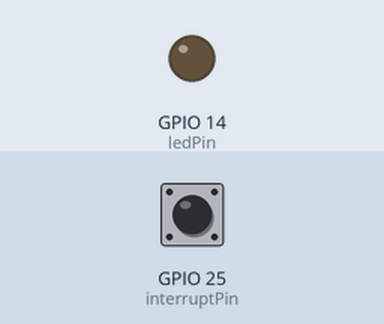
A sketch run on a simulated ESP32. On the bench: output pins drawn as LEDs (lit = HIGH). The inputs (shaded band) are chosen by the test bench; at power-on: GPIO 25 (interruptPin) HIGH. What the sketch prints to the serial monitor is not drawn.

Above: at 1.2 s.
1.3 s: GPIO 25 (interruptPin) pulled LOW for 0.15 s
At 1.37 s:
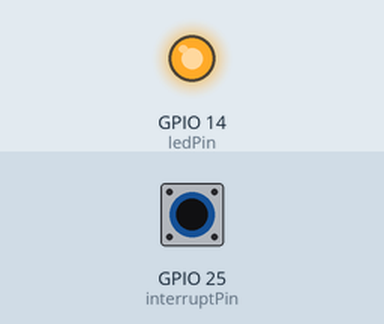
2.9 s: GPIO 25 (interruptPin) pulled LOW for 3.2 s
At 6.7 s:
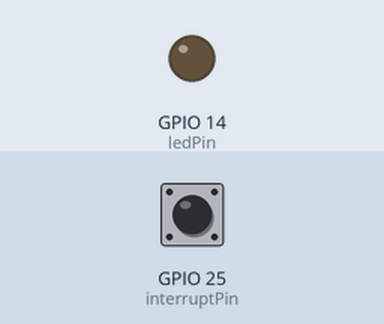
Timing chart, 0 to 8.2 s (numbered marks = the images above; inputs shaded):
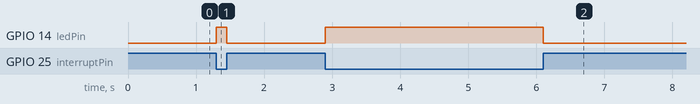

Measured:
- after the input at 1.3 s, GPIO 14 (ledPin): LOW → HIGH at once, → LOW 0.15 s later
- after the input at 2.9 s, GPIO 14 (ledPin): LOW → HIGH at once, → LOW 3.2 s later

The sketch:

ButtonInterrupt.ino
```cpp
const byte ledPin = 14;
const byte interruptPin = 25;  // input pin that the interruption will be attached to
volatile byte state = LOW;  // variable that will be updated in the ISR

void setup() {

  Serial.begin(9600);
  Serial.println("Button via interrupt test!");

  pinMode(ledPin, OUTPUT);
  pinMode(interruptPin, INPUT_PULLUP);
  attachInterrupt(digitalPinToInterrupt(interruptPin), blink, CHANGE);
}

void loop() {
  digitalWrite(ledPin, state);
}

void blink() {
  state = !state;


  // if(state){
  // } else {
  //   Serial.println("button: ");
  // }

}
```
